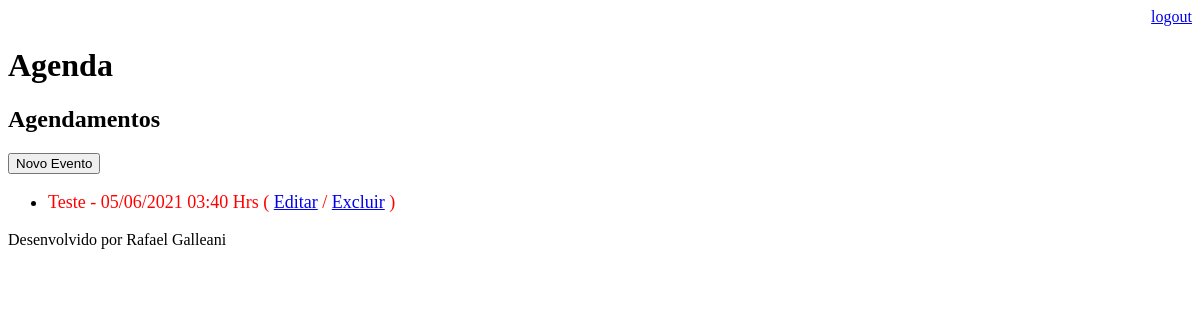
The page /agenda/ (signed in) on the database as committed earlier.
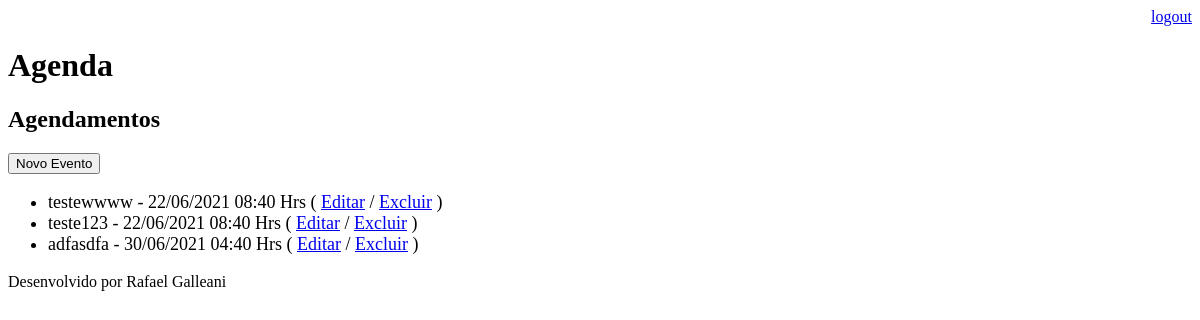
The same page on the database as committed later.
### core/models.py (models this page shows, shortened)
class Evento(models.Model):
    titulo = models.CharField(max_length=100)
    descricao = models.TextField(blank=True, null=True)
    data_evento = models.DateTimeField(verbose_name='Data do Evento')
    data_criacao = models.DateTimeField(auto_now=True)
    usuario = models.ForeignKey(User, on_delete=models.CASCADE)
    class Meta:
        db_table = 'evento'
    def get_data_evento(self):
        return self.data_evento.strftime('%d/%m/%Y %H:%M Hrs')
    def get_evento_atrasado(self):
        if self.data_evento < datetime.now():
            return True
        else:
            return False

### core/views.py (the view)
# urls.py: path('agenda/', views.lista_eventos),
@login_required(login_url='/login/')
def lista_eventos(request):
    usuario = request.user
    evento = Evento.objects.filter(usuario=usuario)
    dados = {'eventos':evento}
    return render(request, 'agenda.html', dados)

### templates/agenda.html
{% extends "model-page.html" %}
{% block content %}
    <h2>Agendamentos</h2>
    <a href="evento/">
        <button type="button">Novo Evento</button>
    </a>
    <ul style="font-size: 18px">
        {% for evento in eventos %}
            <li>
                <div style={% if evento.get_evento_atrasado %}
                "color:red"
                {% endif %}>
                    {{ evento.titulo }} - {{ evento.get_data_evento }}
                    ( <a href="evento/?id={{ evento.id }}">Editar</a>
                    / <a href="evento/delete/{{ evento.id }}/">Excluir</a> )
                </div>
            </li>
        {% endfor %}
    </ul>
{% endblock %}

### templates/model-page.html
<!DOCTYPE html>
<html lang="en">
<head>
    {% include "model-header.html" %}
</head>
<body>
    {% block content %} {% endblock %}
    {% include "model-footer.html" %}
</body>
</html>

### templates/model-header.html (shortened to what this page needs)
<div align="right">
    <a href="/logout">logout</a>
</div>
<h1>Agenda</h1>

### templates/model-footer.html
<p>Desenvolvido por Rafael Galleani</p>

Rows that differ between the two databases and show on the page:
removed Evento: titulo "Teste", get_data_evento "05/06/2021 03:40 Hrs"
added Evento: titulo "testewwww", get_data_evento "22/06/2021 08:40 Hrs"
added Evento: titulo "teste123", get_data_evento "22/06/2021 08:40 Hrs"
added Evento: titulo "adfasdfa", get_data_evento "30/06/2021 04:40 Hrs"
